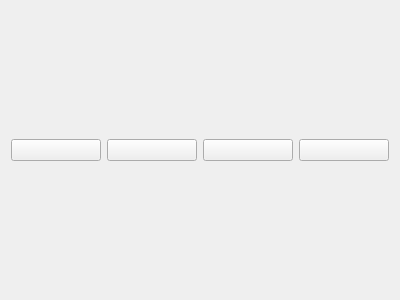
<?xml version="1.0" encoding="UTF-8"?>
<ui version="4.0">
 <class>Form</class>
 <widget class="QWidget" name="Form">
  <property name="geometry">
   <rect>
    <x>0</x>
    <y>0</y>
    <width>400</width>
    <height>300</height>
   </rect>
  </property>
  <property name="windowTitle">
   <string>Form</string>
  </property>
  <layout class="QHBoxLayout" name="horizontalLayout_2">
   <item>
    <layout class="QHBoxLayout" name="horizontalLayout">
     <item>
      <widget class="QPushButton" name="pushButton_4">
       <property name="text">
        <string/>
       </property>
       <property name="icon">
        <iconset>
         <normaloff>../../static/icons/stop.svg</normaloff>../../static/icons/stop.svg</iconset>
       </property>
      </widget>
     </item>
     <item>
      <widget class="QPushButton" name="pushButton_3">
       <property name="text">
        <string/>
       </property>
       <property name="icon">
        <iconset>
         <normaloff>../../static/icons/play.svg</normaloff>../../static/icons/play.svg</iconset>
       </property>
      </widget>
     </item>
     <item>
      <widget class="QPushButton" name="pushButton_2">
       <property name="text">
        <string/>
       </property>
       <property name="icon">
        <iconset>
         <normaloff>../../static/icons/pause.svg</normaloff>../../static/icons/pause.svg</iconset>
       </property>
      </widget>
     </item>
     <item>
      <widget class="QPushButton" name="pushButton">
       <property name="text">
        <string/>
       </property>
       <property name="icon">
        <iconset>
         <normaloff>../../static/icons/step.svg</normaloff>../../static/icons/step.svg</iconset>
       </property>
      </widget>
     </item>
    </layout>
   </item>
  </layout>
 </widget>
 <resources/>
 <connections/>
</ui>
